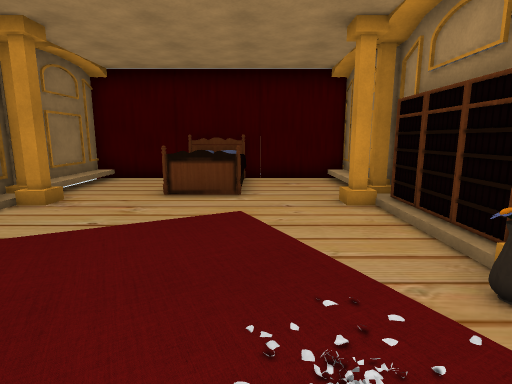
View 1 (above)

12 first-person views from a walk through a 3-D level made in the Unity game engine. The camera is 1.5 m above the floor, tilts 10° down and sees 80° across. The floor is counted in squares, 1 m on a side. Each view is taken from the middle of a square. On the plan, view 1 faces up. The plan holds only what a view shows up to about 15 squares ahead; the rest is blank. The place goes on beyond the plan. The player is left out. Some surface patterns are stand-ins.

View 2
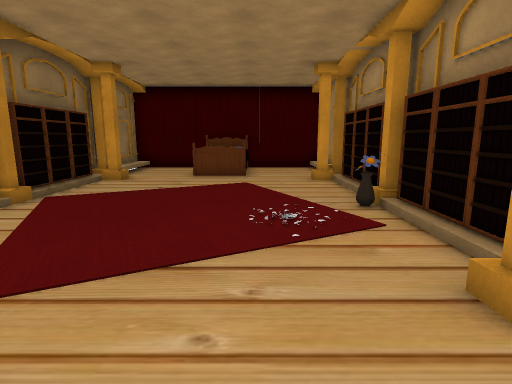

View 3
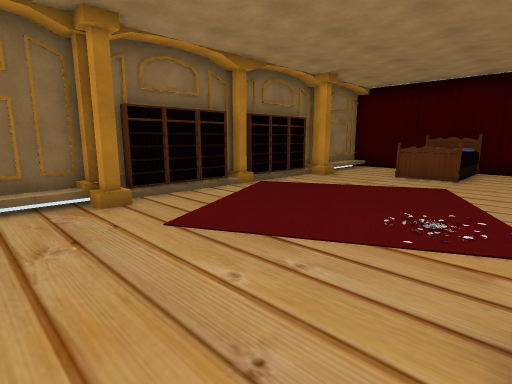

View 4
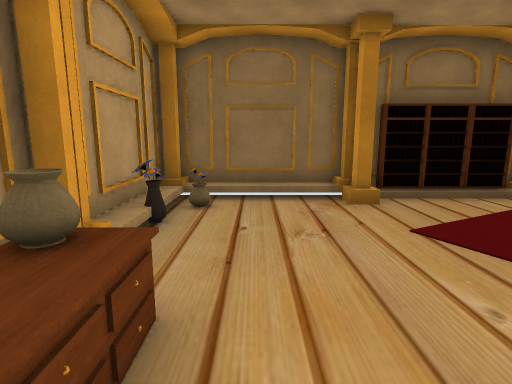

View 5
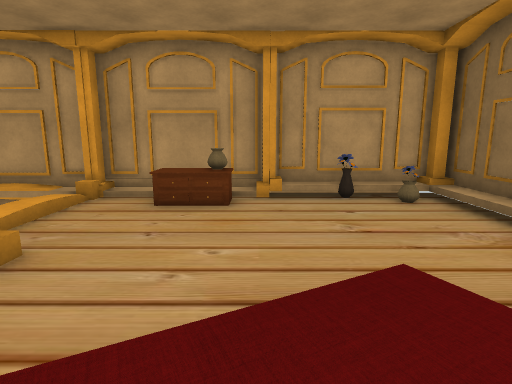

View 6
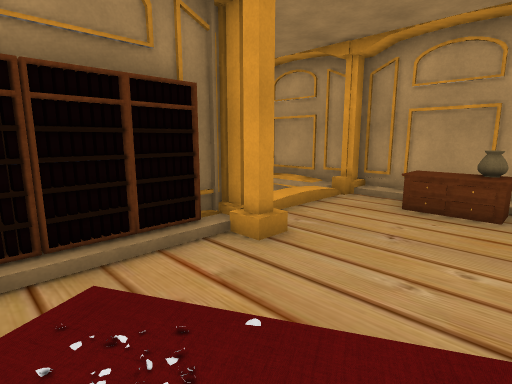

View 7
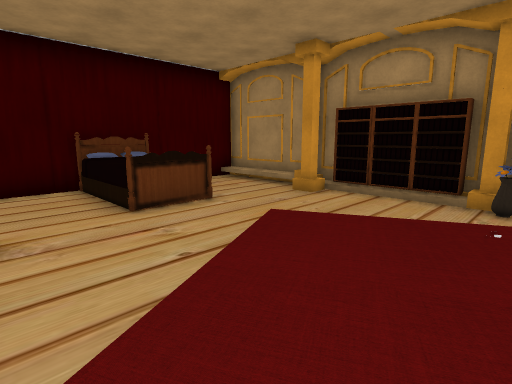

View 8
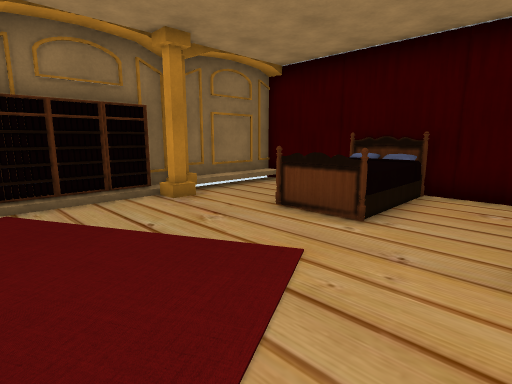

View 9
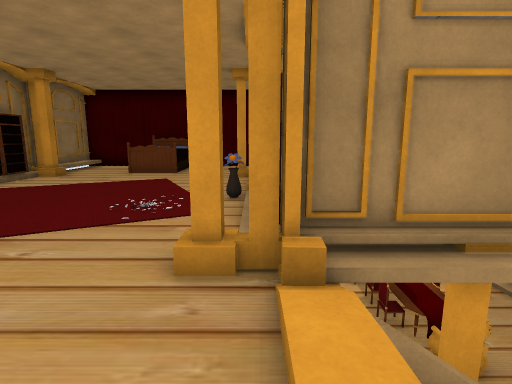

View 10
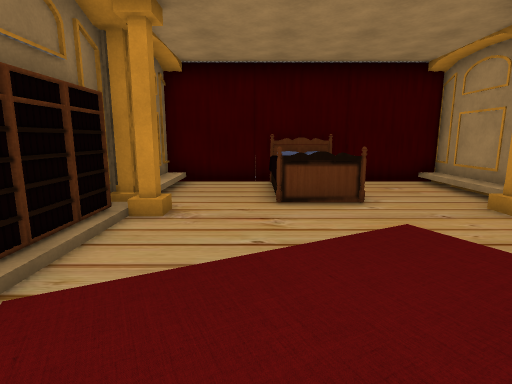

View 11
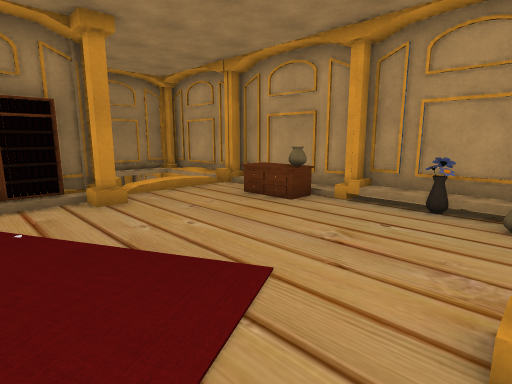

View 12
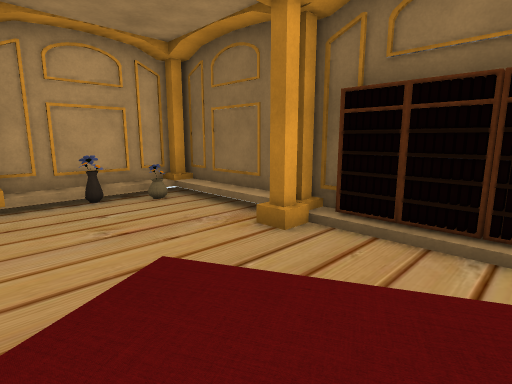

### Floor plan
Key: @ floor where view 1 was taken; # wall or solid block; . main floor; : floor 0.25 m higher than the main floor; / step, stairs or slope; v drop or lower ground; C curtain; B bed; P pillar; K bookshelf; F flowerpot; A vase; R drawers; O other object.
Columns run from 6 left of view 1 to 6 right of it. Each row starts with its distance up from view 1.
 12 #C// COOC#
 11 #...BBB../#
 10 #...BB.../#
  9 #...BB.../#
  8 #...BB...#
  7 #P......P#
  6 K........K
  5 K........K
  4 K........K
  3 #........#
  2 K.......FK
  1 K........K
  0 K.....@..K
 -1 #P.......####
 -2 #P......P#:vv
 -3 #......../v
 -4 #......../v
 -5 #O....AR./v
 -6 #OOFO#AR/##vv
 -7 ############

Positions as (right, up) in squares from view 1, and headings:
1: (0, 0), facing up
2: (0, -4), facing up
3: (2, -4), facing up-left
4: (2, -4), facing left
5: (-1, 2), facing down
6: (-1, 2), facing down-right
7: (-5, 2), facing up-right
8: (2, 3), facing up-left
9: (3, -5), facing up
10: (-3, 1), facing up
11: (-5, 1), facing down-right
12: (-1, 2), facing down-left
